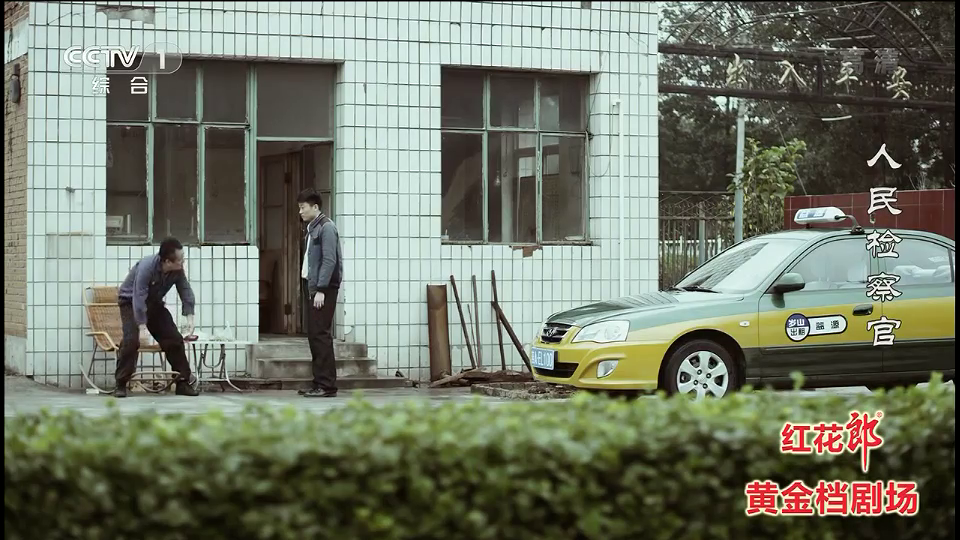
//> input picture DetectShape/test1200.bmp, 960 x 540 px, given in place of 人民检察官HDTV28.mp4, which was not available
$ ./main   (built with g++ and OpenCV 4)
//> lines starting //> are read from the running program, lines starting //| are printed output that depends on the picture; after the words box and inside, x2 and y2 are one past the last pixel; in counts of white or black regions, pixels touching at a corner belong together; pictures that were not available may be replaced by others from this repository, and a replacement may not be noted

#include <opencv2/core/core.hpp>
#include <opencv2/imgproc/imgproc.hpp>
#include <opencv2/highgui/highgui.hpp>
#include <opencv2/features2d/features2d.hpp>
#include <opencv2/nonfree/nonfree.hpp>
#include <iostream>
#include <time.h>
#define ZQ_LINK_OPENCV_VERSION_2413
#include "ZQ_Link_OpenCV_Lib.h"

using namespace std;
using namespace cv;

// helper function:
// finds a cosine of angle between vectors
// from pt0->pt1 and from pt0->pt2
double angle(const Point& pt0, const Point& pt1, const Point& pt2);
int _get_contours(const Mat& frame, const bool* foremask, Mat& contour_img);
void _find_contour_canny(const Mat& gray, vector<vector<Point>>& contours, int canny_thresh = 300, int apertureSize = 5);
void _find_contour_binary_thresh(const Mat& gray, vector<vector<Point>>& contours, int N);
int _get_surf_feature_num_in_contour(const Mat& frame, const vector<Point>& contour, double surf_hessian_thresh);
bool _save_keyframe(const Mat& contour_img, int cur_frame, const char* out_fold);
void _filter_contours_foremask(vector<vector<Point>>& contours, const bool* foremask, int width, int height);
void _filter_contours_edgenum_area_and_angle(vector<vector<Point>>& contours, int min_edge_num, int max_edge_num, double min_area, double max_area, double angle_ratio);
void _filter_repeat_contours(vector<vector<Point>>& contours, double repeat_dis_thresh);
void _filter_contours_surf_feature_num(vector<vector<Point>>& contours, const Mat& frame, double surf_hessian_thresh, int surf_feature_num_thresh);
bool _is_same_contour(const vector<Point>& contour1, const vector<Point>& contour2, double dis_thresh);

double _get_dis_avg_L2(const Mat& frame, const Mat& last_frame);
double _get_dis_hist(const Mat& frame, const Mat& last_frame);

int main(int argc, const char **argv)
{
	const char* videofile = "C:\\Users\\ZQ\\Desktop\\人民检察官HDTV28.mp4";
	//const char* videofile = "C:\\Users\\ZQ\\Desktop\\我的新野蛮女友.HD1280超清韩语中字.mp4";
	//const char* videofile = "data1.mp4";
	const char* out_fold = "keyframe";
	const char* foremaskfile = "";
	bool show = false;
	// 读取视频流
	if (argc >= 2)
		videofile = argv[1];
	if (argc >= 3)
		out_fold = argv[2];
	if (argc >= 4)
		foremaskfile = argv[3];
	if (argc >= 5)
		show = atoi(argv[4]);
	VideoCapture capture(videofile);
	Mat foremask;
	foremask = imread(foremaskfile, 0);
//> the file cannot be read in this run, so this picture is empty


	// 检测视频是否读取成功
	if (!capture.isOpened())
	{
		cout << "No Input Image" << endl;
		return -1;
	}
	long totalFrameNumber = capture.get(CV_CAP_PROP_FRAME_COUNT);
	int width = capture.get(CV_CAP_PROP_FRAME_WIDTH);
	int height = capture.get(CV_CAP_PROP_FRAME_HEIGHT);
	cout << "整个视频共" << totalFrameNumber << "帧" << endl;

	bool* foremask_data = 0;
	if (!foremask.empty())
	{
		if (foremask.rows != height || foremask.cols != width)
		{
			printf("foremask's dimensions don't match with video\n");
		}
		else
		{
			foremask_data = new bool[width*height];
			for (int i = 0; i < width*height; i++)
			{
				foremask_data[i] = foremask.data[i] > 127;
			}
		}
	}

	//设置开始帧()
	long frameToStart = 0;// frame_pos 0-based
	long cur_frame = frameToStart;
	int skip = 10;
	capture.set(CV_CAP_PROP_POS_FRAMES, frameToStart);
	cout << "从第" << frameToStart << "帧开始读" << endl;

	char outfile[200];
	// 获取图像帧率
	double rate = capture.get(CV_CAP_PROP_FPS);
	bool stop(false);
	Mat frame,last_frame, contour_img; // 当前视频帧

	int total_count = 0;
	int fr_count = 0;
	int cur_scene_id = 1;
	int* scene_rect_num = new int[totalFrameNumber];
	memset(scene_rect_num, 0, sizeof(int)*totalFrameNumber);
	int* scene_id = new int[totalFrameNumber];
	memset(scene_id, 0, sizeof(int)*totalFrameNumber);

	int total_scene_num = 0;
	double thresh_dis_avg_L2 = 10;
	double thresh_dis_hist = 0.7;

	int delay = 5; //1000 / rate;
	clock_t t1 = clock();
	// 遍历每一帧
	while (!stop)
	{
		// 尝试读取下一帧
		if (!capture.read(frame))
			break;
//> frame is the input picture: 540 rows x 960 cols, CV_8UC3; mean B, G, R 104.9, 120.8, 114.8

		/******  detect shape begin  ******/
		if (cur_frame % skip == 0)
		{
			frame.copyTo(contour_img);
			int cur_count = _get_contours(frame, foremask_data, contour_img);
			total_count += cur_count;
			fr_count += cur_count != 0;
			clock_t t2 = clock();
			scene_rect_num[cur_frame] = cur_count;
			printf("fr=[%6d], cur_count=[%2d], total_count=[%5d] in [%5d] frames, time=%5.f secs\n", cur_frame, cur_count, total_count, fr_count, 0.001*(t2 - t1));
			if (cur_count > 0)
				_save_keyframe(contour_img, cur_frame, out_fold);
			if (show)
			{
				imshow("Extracted Frame", contour_img);
				if (waitKey(delay) == 27)
					stop = true;
			}
		}
		/******  detect shape end  ******/

		/******  scene cut begin  ******/
		bool scene_id_changed = false;
		cvtColor(frame, frame, CV_BGR2GRAY);
		if (cur_frame > 0)
		{
			double dis_avg_L2 = _get_dis_avg_L2(frame, last_frame);
			double dis_hist = _get_dis_hist(frame, last_frame);
			if (dis_avg_L2 > thresh_dis_avg_L2 && dis_hist < thresh_dis_hist)
			{
				cur_scene_id++;
				scene_id_changed = true;

			}
			scene_id[cur_frame] = cur_scene_id;
		}
		else
		{
			scene_id[cur_frame] = 1;
		}
		if (scene_id_changed)
			printf("scene=[%5d]\n", cur_scene_id);
		frame.copyTo(last_frame);
		/******  scene cut end  ******/
		cur_frame++;
	}
	total_scene_num = cur_scene_id;

	/******* export scene cuts begin ********/
	bool* export_scene_id_flag = new bool[total_scene_num];
	memset(export_scene_id_flag, 0, sizeof(bool)*total_scene_num);
	for (int i = 0; i < totalFrameNumber; i++)
	{
		if (scene_rect_num[i] > 0)
			export_scene_id_flag[scene_id[i]] = true;
	}
	int start_frame_id = 0, end_frame_id = 0;
	sprintf(outfile, "%s\\scene_cut.txt", out_fold);
	FILE* out = fopen(outfile,"w");
	while (true)
	{
		bool has_start = false;
		int cur_scene_id;
		for (; start_frame_id < totalFrameNumber; start_frame_id++)
		{
			cur_scene_id = scene_id[start_frame_id];
			if (export_scene_id_flag[cur_scene_id])
			{
				has_start = true;
				break;
			}
		}
		if (!has_start)
			break;
		for (end_frame_id = start_frame_id; end_frame_id < totalFrameNumber; end_frame_id++)
		{
			if (scene_id[end_frame_id] != cur_scene_id)
			{
				break;
			}
		}
		if (out != 0)
			fprintf(out,"[%d,%d]\n", start_frame_id, end_frame_id - 1);
		else
		{
			printf("[%d,%d]\n", start_frame_id, end_frame_id - 1);
		}
		start_frame_id = end_frame_id + 1;
	}
	if (out != 0)
		fclose(out);
	delete[]export_scene_id_flag;
	/******* export scene cuts end ********/

	if (foremask_data)
	{
		delete[]foremask_data;
	}
	delete[]scene_id;
	delete[]scene_rect_num;
	return 0;
}

int _get_contours(const Mat& frame, const bool* foremask, Mat& contour_img)
{
	int width = frame.cols;
	int height = frame.rows;
	bool has_foremask = foremask != 0;
//> has_foremask = false
	int count = 0;
	Mat kernel = getStructuringElement(MORPH_RECT, Size(3, 3));
	Mat gray,  tmp_edges;
	vector<vector<Point>> contours,tmp_contours;
	vector<vector<Point>> result(1);
	vector<Vec4i> hierarchy;
	cvtColor(frame, gray, CV_BGR2GRAY);
	clock_t t1 = clock();
	_find_contour_canny(gray, contours, 400, 5);
	_find_contour_binary_thresh(gray, tmp_contours, 16);
	contours.insert(contours.end(), tmp_contours.begin(), tmp_contours.end());
	clock_t t2 = clock();
	//printf("find contour cost: %.3f\n", 0.001*(t2 - t1));

	_filter_contours_foremask(contours,foremask, width, height);

	int min_edge_num = 4;
	int max_edge_num = 4;
	double min_area = 2500;
	double max_area = 0.25*width*height;
	double angle_ratio = 0.25;
	_filter_contours_edgenum_area_and_angle(contours, min_edge_num, max_edge_num, min_area, max_area, angle_ratio);

	double repeat_dis_thresh = 10;
	_filter_repeat_contours(contours, repeat_dis_thresh);

	double surf_hessian_thresh = 500;
	int surf_feature_num_thresh = 25;
	_filter_contours_surf_feature_num(contours, frame, surf_hessian_thresh, surf_feature_num_thresh);

	for (int i = 0; i < contours.size(); i++)
	{
		drawContours(contour_img, contours, i, Scalar(0, 255, 0), 2);
		count++;
		for (int j = 0; j < contours[i].size(); j++)
			drawMarker(contour_img, contours[i][j], Scalar(0, 0, 255),0,5);
	}
	return count;
}

// helper function:
// finds a cosine of angle between vectors
// from pt0->pt1 and from pt0->pt2
double angle(const Point& pt0, const Point& pt1, const Point& pt2)
{
	double dx1 = pt1.x - pt0.x;
	double dy1 = pt1.y - pt0.y;
	double dx2 = pt2.x - pt0.x;
	double dy2 = pt2.y - pt0.y;
	return (dx1*dx2 + dy1*dy2) / sqrt((dx1*dx1 + dy1*dy1)*(dx2*dx2 + dy2*dy2) + 1e-10);
}

int _get_surf_feature_num_in_contour(const Mat& frame, const vector<Point>& contour, double surf_hessian_thresh)
{
	int count = 0;
	SurfFeatureDetector feature;
	feature.hessianThreshold = surf_hessian_thresh;

	vector<KeyPoint> keypoints;
	vector<KeyPoint> out_keypoints;
	Rect _rect = boundingRect(contour);
	int bound_size = 32;
	int dx = _rect.x >= bound_size ? bound_size : _rect.x;
	int dy = _rect.y >= bound_size ? bound_size : _rect.y;
	_rect.width += dx;
	_rect.height += dy;
	_rect.x -= dx;
	_rect.y -= dy;
	_rect.width += __min(bound_size, frame.cols-1 - _rect.x - _rect.width);
	_rect.height += __min(bound_size, frame.rows-1 - _rect.y - _rect.height);

	Mat imgROI = frame(_rect);
	feature.detect(imgROI, keypoints);
	for (int i = 0; i < keypoints.size(); i++)
	{
		Point pt(keypoints[i].pt.x + _rect.x, keypoints[i].pt.y + _rect.y);
		if (pointPolygonTest(contour, pt, false) >= 0)
		{
			count++;
		}
	}

	return count;
}

// [11 lines left out: function _save_keyframe, not called in this run]

void _find_contour_canny(const Mat& gray, vector<vector<Point>>& contours, int canny_thresh, int apertureSize)
{
//> called with canny_thresh = 400, apertureSize = 5
	contours.clear();
	vector<Vec4i> hierarchy;
	Mat edges;
	Canny(gray, edges, -1, canny_thresh, apertureSize);
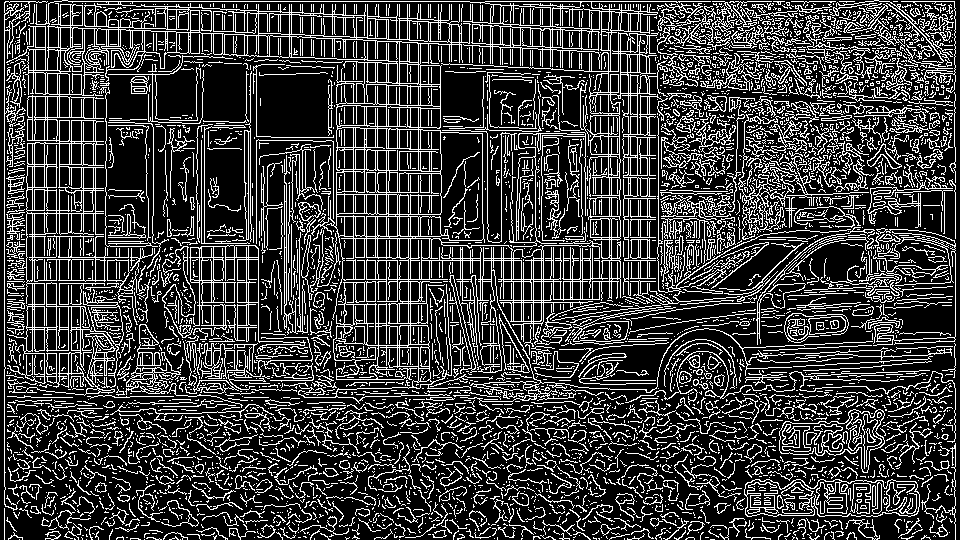
//> edges: 540 rows x 960 cols, CV_8UC1; 23.3% white in thin lines or dots
	Mat kernel = getStructuringElement(MORPH_RECT, Size(3, 3));
	dilate(edges, edges, kernel);
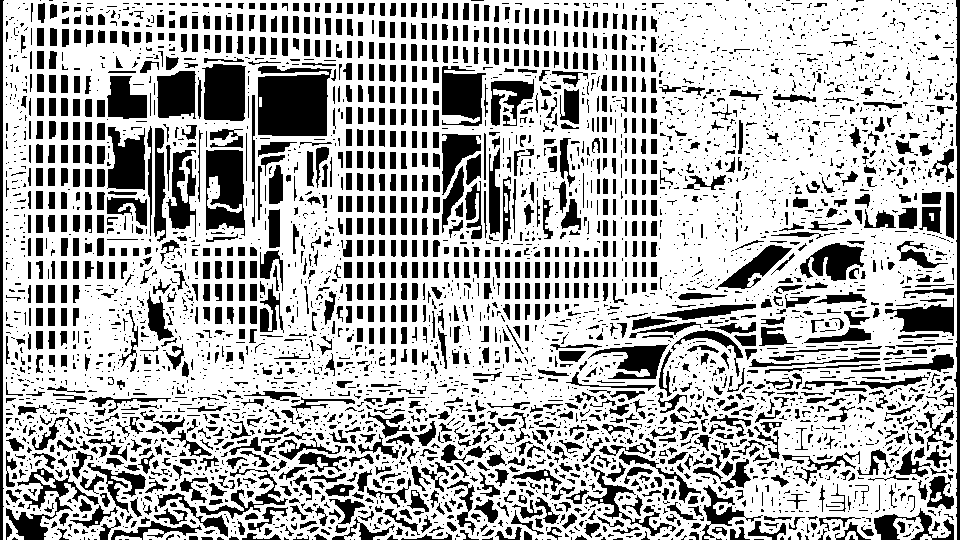
//> edges: 540 rows x 960 cols, CV_8UC1; 68.9% white; 4339 black regions (2908 under 20 px), largest, box (x1, y1, x2, y2) and area: (258, 66, 332, 136) 4450, (206, 150, 245, 236) 2490, (202, 64, 246, 121) 2230
	erode(edges, edges, kernel);
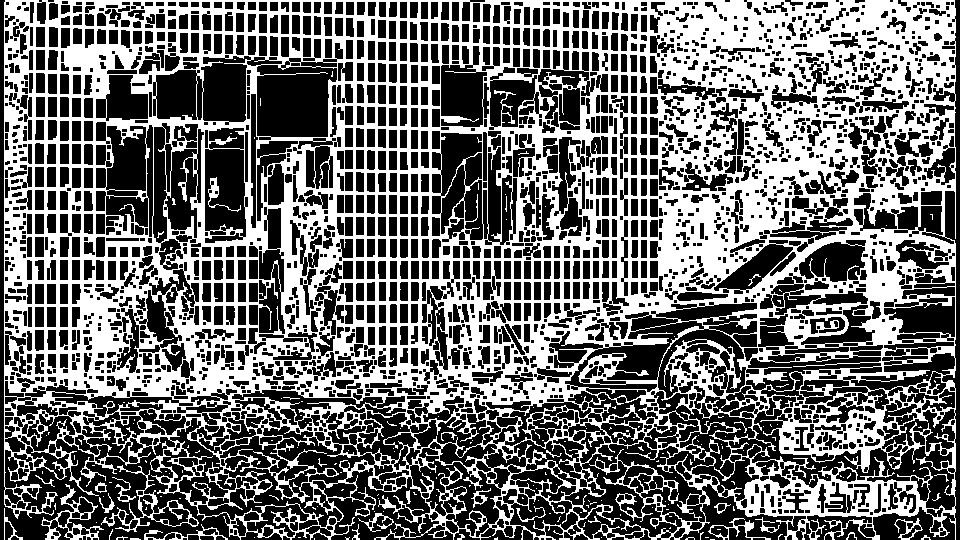
//> edges: 540 rows x 960 cols, CV_8UC1; 42.7% white; 223 white regions (192 under 20 px)
	findContours(edges, contours, hierarchy, CV_RETR_LIST, CV_CHAIN_APPROX_SIMPLE);
//> contours = 3320 contours, 961 with area under 20; largest, box (x1, y1, x2, y2) and area: (4, 0, 956, 540) 485092, (728, 408, 956, 511) 5882, (564, 441, 703, 538) 5768, (256, 64, 338, 138) 5222, (409, 447, 502, 538) 3430
}

void _find_contour_binary_thresh(const Mat& gray, vector<vector<Point>>& contours, int N)
{
//> called with N = 16
	Mat pyr,gray_up;
	int width = gray.cols;
	int height = gray.rows;
	cv::pyrDown(gray, pyr);
	cv::pyrUp(pyr, gray_up);
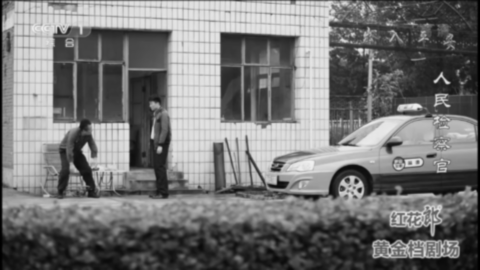
//> gray_up: 540 rows x 960 cols, CV_8UC1 (shown at 1/2 size); min 0, max 241, mean 117.3

	contours.clear();
	vector<vector<Point>> tmp_contours;
	vector<Vec4i> hierarchy;
	Mat binary;
	for (int l = 0; l < N; l++)
	{
		threshold(gray_up, binary, (l + 1) * 255 / (N + 1), 255, CV_THRESH_BINARY);
		//cv::imshow("binary", binary);
		//cv::waitKey(0);
		tmp_contours.clear();
		findContours(binary, tmp_contours, hierarchy, CV_RETR_LIST, CV_CHAIN_APPROX_SIMPLE);
		contours.insert(contours.end(), tmp_contours.begin(), tmp_contours.end());
	}
//> this loop made 16 passes
//> tmp_contours on pass 16: 1 contour, all with area under 20
//> pass 2, in _find_contour_binary_thresh, `threshold(gray_up, binary, (l + 1) * 255 / (N + 1), 255, CV_THRESH_BIN..`:
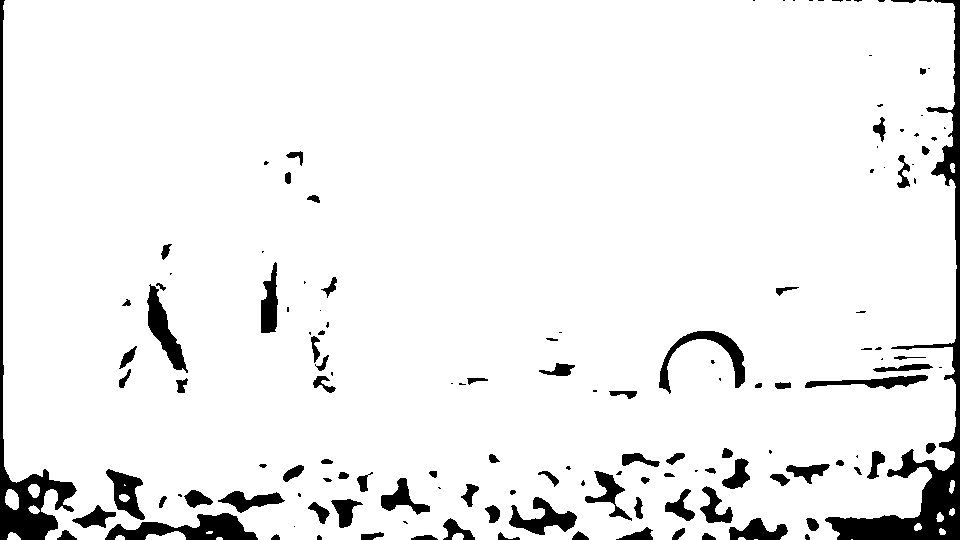
//> binary: 540 rows x 960 cols, CV_8UC1; 93.4% white; 141 black regions (54 under 20 px), largest, box (x1, y1, x2, y2) and area: (825, 0, 960, 540) 8324, (0, 0, 77, 540) 4538, (105, 513, 258, 540) 2134
//> pass 3, in _find_contour_binary_thresh, `threshold(gray_up, binary, (l + 1) * 255 / (N + 1), 255, CV_THRESH_BIN..`:
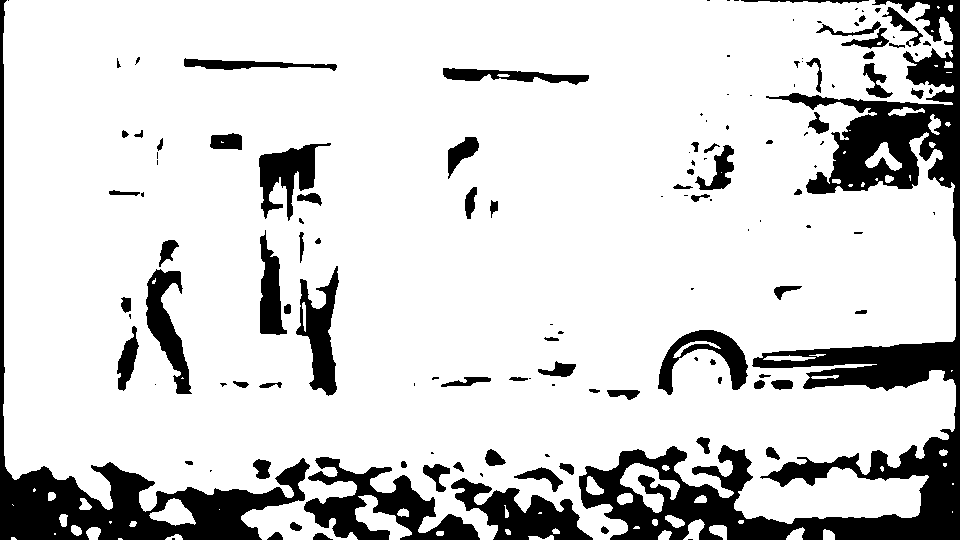
//> binary: 540 rows x 960 cols, CV_8UC1; 83.1% white; 136 black regions (59 under 20 px), largest, box (x1, y1, x2, y2) and area: (579, 0, 960, 540) 38245, (0, 0, 310, 540) 15664, (304, 457, 480, 540) 5855
//> after the loop:
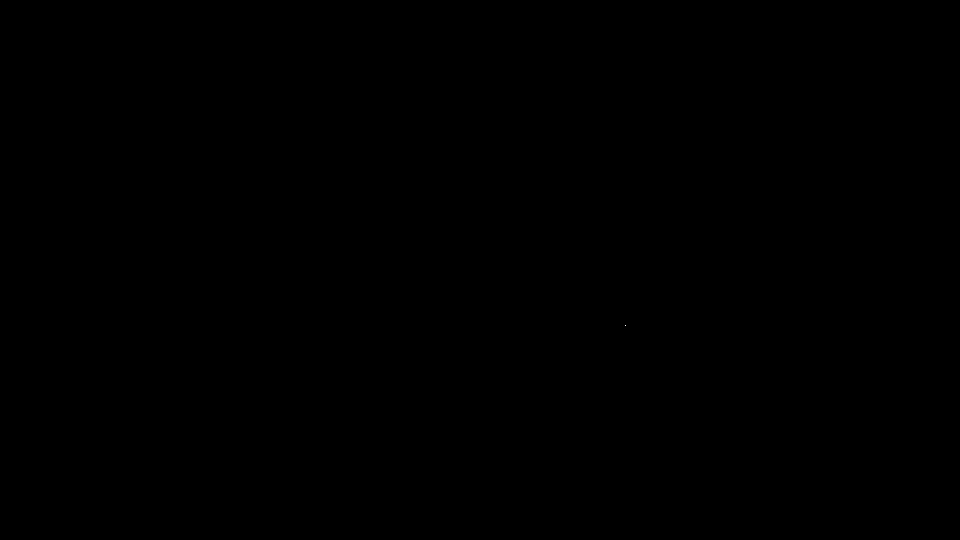
//> binary: 540 rows x 960 cols, CV_8UC1; 0% white in thin lines or dots, all inside (x1, y1, x2, y2) = (625, 325, 626, 326)
//> in _get_contours, `_find_contour_binary_thresh(gray, tmp_contours, 16);`: tmp_contours = 4010 contours, 2027 with area under 20; largest, box (x1, y1, x2, y2) and area: (2, 0, 957, 540) 511540, (3, 0, 957, 540) 498174, (3, 0, 956, 540) 443890, (3, 0, 956, 501) 399684, (4, 0, 956, 489) 369139
//> in _get_contours, `contours.insert(contours.end(), tmp_contours.begin(), tmp_contours.end..`: contours = 7330 contours, 2988 with area under 20; largest, box (x1, y1, x2, y2) and area: (2, 0, 957, 540) 511540, (3, 0, 957, 540) 498174, (4, 0, 956, 540) 485092, (3, 0, 956, 540) 443890, (3, 0, 956, 501) 399684
}

void _filter_contours_foremask(vector<vector<Point>>& contours, const bool* foremask, int width, int height)
{
	if (foremask != 0)
	{
		for (vector<vector<Point>>::iterator it = contours.begin(); it != contours.end();)
		{
			bool check_succ = true;
			for (int j = 0; j < (*it).size(); j++)
			{
				int ix = (*it)[j].x;
				int iy = (*it)[j].y;
				if (foremask[iy*width + ix])
				{
					check_succ = false;
					break;
				}
			}


			if (!check_succ)
				it = contours.erase(it);
			else
				++it;
		}
	}
}

void _filter_contours_edgenum_area_and_angle(vector<vector<Point>>& contours, int min_edge_num, int max_edge_num, double min_area, double max_area, double angle_ratio)
{
//> called with min_edge_num = 4, max_edge_num = 4, min_area = 2500, max_area = 129600, angle_ratio = 0.25
	vector<vector<Point>> out_contours;
	vector<Point> result;
	for (vector<vector<Point>>::iterator it = contours.begin(); it != contours.end();)
	{
		bool check_succ = true;

		double arc_len = cv::arcLength(*it, true);
		double eps = __min(arc_len*0.02, 20);
		cv::approxPolyDP(*it, result, eps, 1);
		int contour_size = result.size();
		check_succ = contour_size >= min_edge_num && contour_size <= max_edge_num;

		if (check_succ)
		{
			double area = contourArea(result);
			check_succ = area > min_area && area < max_area;
		}

		if (check_succ)
		{
			double m_pi = atan(1.0) * 4;
			double avg_angle = m_pi*(contour_size - 2) / contour_size;

			for (int j = 0; j < contour_size; j++)
			{
				double tmp = angle(result[(j + 1) % contour_size], result[j], result[(j + 2) % contour_size]);
				double tmp_angle = acos(tmp);
				if (tmp_angle < (1.0-angle_ratio)*avg_angle || tmp_angle > (1.0+angle_ratio)*avg_angle)
				{
					check_succ = false;
					break;
				}
			}
		}

		if (check_succ)
			out_contours.push_back(result);

		++it;
	}
//> this loop made 7330 passes
//> (arc_len, eps, contour_size, area) on passes 54, 1100, 1164, 1178, 1199, 1274, 1275, 1276: (299.9, 6, 4, 233.5), (46.49, 0.93, 4, 113), (141, 2.82, 4, 283.5), (76.73, 1.53, 4, 143), (155.2, 3.1, 4, 251.5), (51.66, 1.03, 4, 127), (51.66, 1.03, 4, 127), (49.66, 0.993, 4, 129)
//> after the loop, result = 1 Point (x, y): [625, 325]; out_contours = 7 contours; box (x1, y1, x2, y2) and area: (440, 63, 603, 246) 28244, (440, 63, 602, 247) 27813, (747, 479, 916, 517) 5898, (199, 123, 249, 246) 5086, (745, 481, 919, 516) 4426, (442, 131, 483, 241) 4023, (206, 127, 245, 234) 3564

	contours = out_contours;
//> contours has the same summary as out_contours
//> in _get_contours, `_filter_contours_edgenum_area_and_angle(contours, min_edge_num, max_ed..`: contours has the same summary as out_contours in _filter_contours_edgenum_area_and_angle
}

void _filter_repeat_contours(vector<vector<Point>>& contours, double repeat_dis_thresh)
{
//> called with repeat_dis_thresh = 10
	if (contours.size() <= 1)
		return;
	vector<vector<Point>>::iterator it = contours.begin();

	++it;
	for (; ;)
	{
		vector<vector<Point>>::iterator it2 = contours.begin();
		bool repeat_flag = false;
		for (; it2 != it; ++it2)
		{
			if (_is_same_contour(*it, *it2, repeat_dis_thresh))
			{
				repeat_flag = true;
				break;
			}
		}
		if (repeat_flag)
			it = contours.erase(it);
		else
			++it;
		if (it == contours.end())
			break;
	}
//> this loop made 6 passes
//> in _get_contours, `_filter_repeat_contours(contours, repeat_dis_thresh);`: contours = 6 contours; box (x1, y1, x2, y2) and area: (440, 63, 602, 247) 27813, (747, 479, 916, 517) 5898, (199, 123, 249, 246) 5086, (745, 481, 919, 516) 4426, (442, 131, 483, 241) 4023, (206, 127, 245, 234) 3564
//> (the run ends here: the program needs code that is not available in this run, at `SurfFeatureDetector feature;`)
